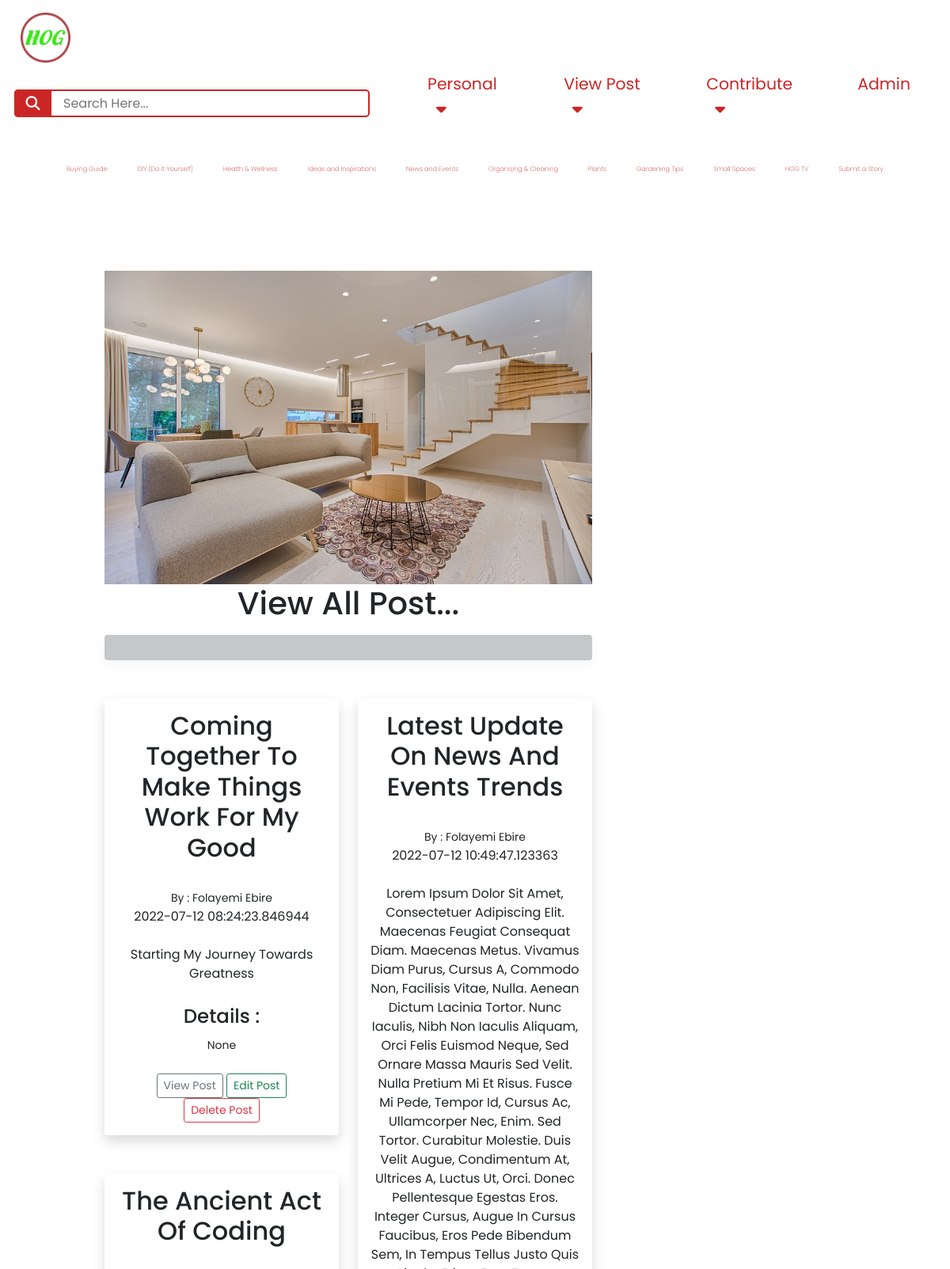
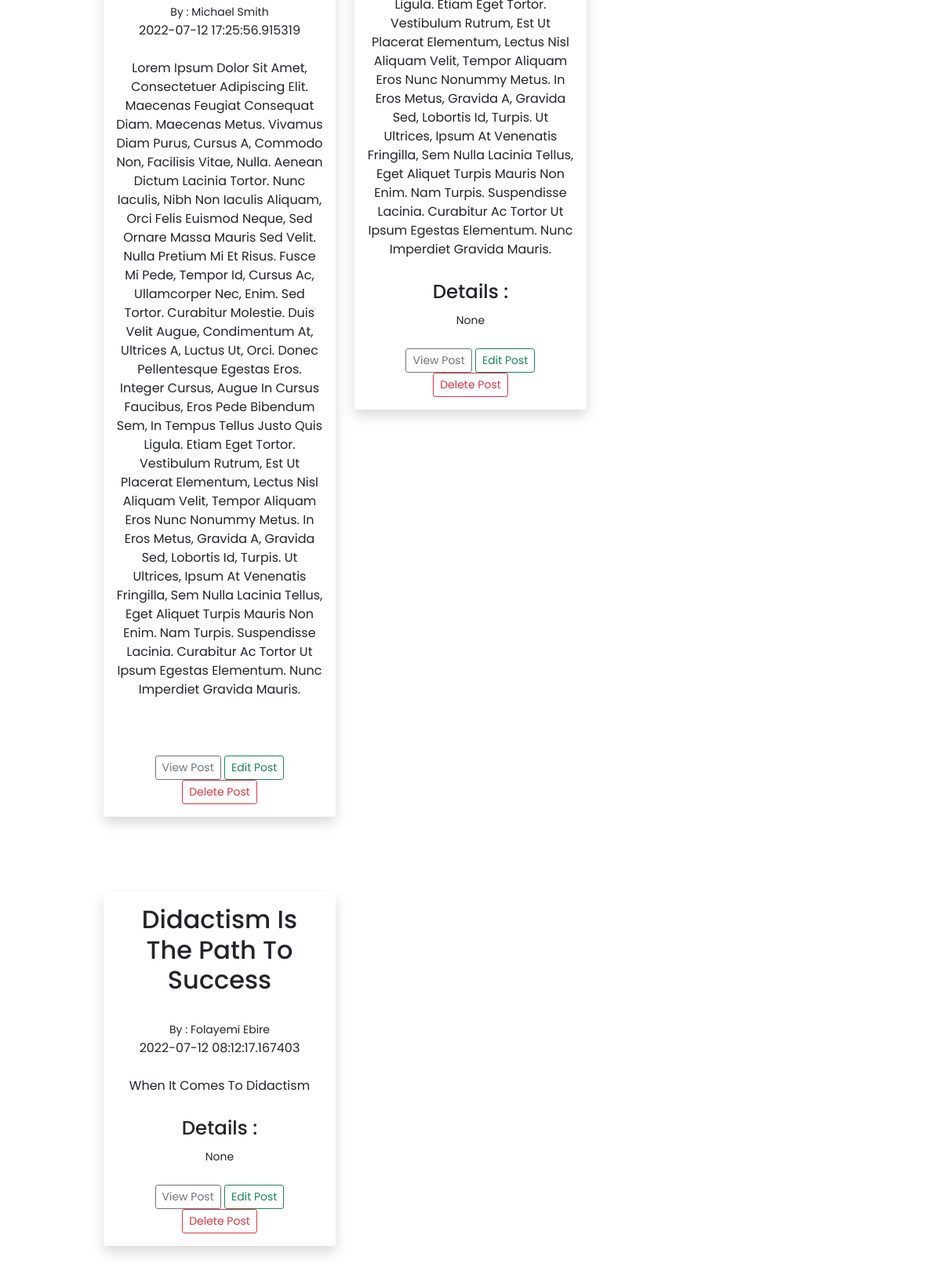
The app's page /all-post (signed in, upper part) with its own data (2 pictures, top to bottom).
### app.py (models this page shows, shortened)
class Posts(db.Model):
	id = db.Column(db.Integer, primary_key=True)
	title = db.Column(db.String(255))
	file = db.Column(db.String(), nullable=False)
	alt = db.Column(db.String(100))
	content = db.Column(db.Text)
	date_posted = db.Column(db.DateTime, default=datetime.utcnow)
	slug = db.Column(db.String(255))
	poster_id = db.Column(db.Integer, db.ForeignKey('users.id'))

class Users(db.Model, UserMixin):
	id = db.Column(db.Integer, primary_key=True)
	username = db.Column(db.String(20), nullable=False, unique=True)
	name = db.Column(db.String(200), nullable=False)
	about_author = db.Column(db.Text(500), nullable=True)
	email = db.Column(db.String(200), nullable=False, unique=True)
	date_added = db.Column(db.DateTime, default=datetime.utcnow)
	profile_pic = db.Column(db.String(), nullable=True)
	password_hash = db.Column(db.String(128))
	posts = db.relationship('Posts', backref='poster')
	businesses = db.relationship('Businesses', backref='poster')
	designs = db.relationship('Designs', backref='poster')
	finances = db.relationship('Finances', backref='poster')
	essays = db.relationship('Essays', backref='poster')
	greens = db.relationship('Greens', backref='poster')
	healths = db.relationship('Healths', backref='poster')
	ideas = db.relationship('Ideas', backref='poster')
	advertones = db.relationship('Advertones', backref='poster')
	adverttwos = db.relationship('Adverttwos', backref='poster')
	advertthrees = db.relationship('Advertthrees', backref='poster')
	advertfours = db.relationship('Advertfours', backref='poster')
	communities = db.relationship('Communities', backref='poster')
	@property
	def password(self):
		raise AttributeError(' Password Not A Readable Attribute !!! ')

class Businesses(db.Model):
	id = db.Column(db.Integer, primary_key=True)
	title = db.Column(db.String(255))
	file = db.Column(db.String(), nullable=True)
	alt = db.Column(db.String(100))
	content = db.Column(db.Text)
	date_posted = db.Column(db.DateTime, default=datetime.utcnow)
	slug = db.Column(db.String(255))
	poster_id = db.Column(db.Integer, db.ForeignKey('users.id'))

class Finances(db.Model):
	id = db.Column(db.Integer, primary_key=True)
	title = db.Column(db.String(255))
	file = db.Column(db.String(), nullable=True)
	alt = db.Column(db.String(100))
	content = db.Column(db.Text)
	date_posted = db.Column(db.DateTime, default=datetime.utcnow)
	slug = db.Column(db.String(255))
	poster_id = db.Column(db.Integer, db.ForeignKey('users.id'))

### app.py (the view)
@app.route("/all-post")
@login_required
def all_post():
	posts = Posts.query.order_by(Posts.date_posted)
	businesses = Businesses.query.order_by(Businesses.date_posted)
	designs = Designs.query.order_by(Designs.date_posted)
	essays = Essays.query.order_by(Essays.date_posted)
	finances = Finances.query.order_by(Finances.date_posted)
	greens = Greens.query.order_by(Greens.date_posted)
	healths = Healths.query.order_by(Healths.date_posted)
	ideas = Ideas.query.order_by(Ideas.date_posted)
	id = current_user.id
	if id == 1:
		return render_template("all_post.html",
			posts=posts,
			businesses=businesses,
			designs=designs,
			essays=essays,
			finances=finances,
			greens=greens,
			healths=healths,
			ideas=ideas)
	else:
		flash("Sorry you have to be an Logged in to access this page")
		return redirect(url_for('index'))

### webforms.py
class SearchForm(FlaskForm):
	searched = StringField("Searched", validators=[DataRequired()])
	submit = SubmitField("Submit")

### app.py (called while the page is built)
@login_manager.user_loader
def load_user(user_id):
	return Users.query.get(int(user_id))

@app.context_processor
def base():
	form = SearchForm()
	return dict(form=form)

### templates/all_post.html (shortened to what this page needs)
{% extends 'base.html' %}
{% block content %}
	<section class="home" id="home">
		<div class="home-text container">
			<h2 class="home-title logo">Home Office <span> Garden </span></h2>
			<span class="home-subtitle"> Welcome to the Design of a Life-Time </span>
		</div>
	</section>
	<br/>
    <br/>
    <br/>
    <div class="container">
    	<div class="row">
    		<div class="col-md-8">
    			<div class="transmission">
    				<img src=" {{ url_for('static', filename= 'images/hog5.jpg') }} " width="100%" >
    			</div>
    			<div class='trans'>
    				<h1><center>View <span>All Post...</span></center></h1>
    				<hr class="shadow p-3 mb-5 bg-dark rounded">
    			</div>
    			<div class="row">
    				<div class="col-6">
    					{% for post in posts %}
	    					<div class="shadow p-3 mb-5 bg-body rounded">
	    						<h2>{{ post.title | title }}</h2>
	    						<br/>
	    						<small> By : {{ post.poster.name }}</small>
	    						<br/>
	    						{{ post.date_posted }}
	    						<br/>
	    						<br/>
	    						{{ post.slug | safe | title }}
	    						<br/>
	    						<br/>
	    						{% if post.poster.about_author %}
	    							<h3><small> Details :</h3> {{ post.poster.about_author }} </small>
	    						{% endif %}
	    						<br/>
	    						<br/>
	    						<a href="{{ url_for('post', id=post.id) }}" class="btn btn-outline-secondary btn-sm"> View Post </a>
	    						{% if post.poster_id == current_user.id or current_user.id == 1 %}
	    							<a href="{{ url_for('edit_post', id=post.id) }}" class="btn btn-outline-success btn-sm"> Edit Post </a>
	    							<a href="{{ url_for('delete_post', id=post.id) }}" class="btn btn-outline-danger btn-sm"> Delete Post </a>
	    						{% endif %}
	    					</div>
	    				{% endfor%}
    				</div>
    				<div class="col-6">
    					{% for business in businesses %}
	    					<div class="shadow p-3 mb-5 bg-body rounded">
	    						<h2>{{ business.title | title }}</h2>
	    						<br/>
	    						<small> By : {{ business.poster.name }}</small>
	    						<br/>
	    						{{ business.date_posted }}
	    						<br/>
	    						<br/>
	    						{{ business.slug | safe | title }}
	    						<br/>
	    						<br/>
	    						{% if business.poster.about_author %}
	    							<h3><small> Details :</h3> {{ business.poster.about_author }} </small>
	    						{% endif %}
	    						<br/>
	    						<br/>
	    						<a href="{{ url_for('business', id=business.id) }}" class="btn btn-outline-secondary btn-sm"> View Post </a>
	    						{% if business.poster_id == current_user.id or current_user.id == 1 %}
	    							<a href="{{ url_for('edit_business', id=business.id) }}" class="btn btn-outline-success btn-sm"> Edit Post </a>
	    							<a href="{{ url_for('delete_business', id=business.id) }}" class="btn btn-outline-danger btn-sm"> Delete Post </a>
	    						{% endif %}
	    					</div>
	    				{% endfor%}
    				</div>
    			</div>
    			<br/>
    			<br/>
    			<div class="row">
    				<div class="col-6">
    					{% for finance in finances %}
	    					<div class="shadow p-3 mb-5 bg-body rounded">
	    						<h2>{{ finance.title | title }}</h2>
	    						<br/>
	    						<small> By : {{ finance.poster.name }}</small>
	    						<br/>
	    						{{ finance.date_posted }}
	    						<br/>
	    						<br/>
	    						{{ finance.slug | safe | title }}
	    						<br/>
	    						<br/>
	    						{% if finance.poster.about_author %}
	    							<h3><small> Details :</h3> {{ finance.poster.about_author }} </small>
	    						{% endif %}
	    						<br/>
	    						<br/>
	    						<a href="{{ url_for('finance', id=finance.id) }}" class="btn btn-outline-secondary btn-sm"> View Post </a>
	    						{% if finance.poster_id == current_user.id or current_user.id == 1 %}
	    							<a href="{{ url_for('edit_finance', id=finance.id) }}" class="btn btn-outline-success btn-sm"> Edit Post </a>
	    							<a href="{{ url_for('delete_business', id=finance.id) }}" class="btn btn-outline-danger btn-sm"> Delete Post </a>
	    						{% endif %}
	    					</div>
	    				{% endfor%}
	    			</div>
	    		</div>
	    	</div>
	    	<br/>
	    	<br/>
      </div>
    <br/>
    <br/>
    <br/>
    <br/>
  <br/>
  <br/>
  <br/>
  <br/>
  <br/>
  <br/>
	<br/>
	<br/>
	<br/>
	<br/>
{% endblock %}

### templates/base.html (shortened to what this page needs)
<!DOCTYPE html>
<html lang="en">
  <head>
    <link href="https://cdn.jsdelivr.net/npm/bootstrap@5.0.2/dist/css/bootstrap.min.css" rel="stylesheet">
    <link rel="stylesheet" href="path/to/font-awesome/css/font-awesome.min.css">
    <link rel="stylesheet" href="https://cdnjs.cloudflare.com/ajax/libs/font-awesome/6.1.1/css/all.min.css">
    <link href="{{ url_for('static', filename='css/style.css') }}" rel="stylesheet">
    <link
      href="https://unpkg.com/boxicons@2.1.2/css/boxicons.min.css"
      rel="stylesheet"
    />
  </head>
  <body>
  	{% include "navbar.html" %}
        {% block content %}
        {% endblock %}
  </body>
</html>

### templates/navbar.html (shortened to what this page needs)
<nav class="navbar">
  <a href="{{ url_for('index') }}"><img src="{{ url_for('static', filename= 'images/hog_image.png') }}" class="hog-img"></a>
  <ul class="nav-links">
    <div class="search-form">
      <form method="POST" action=" {{ url_for('search')}}">
        <div class="row">
          <input type="search" name="searched" placeholder="Search Here...">
          <i class="fas fa-search"></i>
        </div>
      </form>
    </div>
    {% if current_user.is_authenticated %}
      <li class="drop-nav"><a href="{{ url_for('dashboard') }}"><p>Personal &nbsp;&nbsp;<i class="fa fa-caret-down" aria-hidden="true"></i></p></a>
      </li>
        <li class="drop-nav"><a href="{{ url_for('contribute') }}"><p>View Post &nbsp;&nbsp;<i class="fa fa-caret-down" aria-hidden="true"></i></p></a>
        </li>
        <li class="drop-nav"><a href="{{ url_for('contribute') }}"><p>Contribute &nbsp;&nbsp;<i class="fa fa-caret-down" aria-hidden="true"></i></p></a>
        </li>
        {% if current_user.id == 1 %}
          <li class="drop-nav"><a href="{{ url_for('admin') }}"><p>Admin &nbsp;&nbsp;</p></a></li>
        {% endif %}
    {% endif %}
  </ul>
  <div class="post-filter container-container">
    <a href="{{ url_for('finances') }}" class="filter-item"> Buying Guide</a></li>
    <a href="{{ url_for('essays') }}" class="filter-item"> DIY (Do It Yourself)</a></li>
    <a href="{{ url_for('healths') }}" class="filter-item"> Health & Wellness</a></li>
    <a href="{{ url_for('ideas') }}" class="filter-item"> Ideas and Inspirations</a></li>
    <a href="{{ url_for('businesses') }}" class="filter-item"> News and Events</a></li>
    <a href="{{ url_for('organises') }}" class="filter-item"> Organising & Cleaning</a></li>
    <a href="{{ url_for('greens') }}" class="filter-item"> Plants</a></li>
    <a href="{{ url_for('posts') }}" class="filter-item"> Gardening Tips</a></li>
    <a href="{{ url_for('designs') }}" class="filter-item"> Small Spaces</a></li>
    <a href="{{ url_for('contribute') }}" class="filter-item"> HOG TV</a></li>
    <a href="{{ url_for('contribute') }}" class="filter-item"> Submit a Story</a></li>
  </div>
</nav>

### static/css/style.css (style rules this page uses)
* { font-family: 'poppins', sans-serif; margin: 0; padding: 0; scroll-behavior: smooth; scroll-padding-top: 2rem; box-sizing: border-box; }
:root { --container-color: #1a1a1a; --second-color: #fd8f44; --text-color: #172317; --bg-color: #fff; --primary-color: #968f8f; --tertiary-color: #8E1509; --hog-color: #47820F; --menu-color: #CB2626; --snowsmoke: #f88f8f; --creamsmoke: #ffff8f; --lightcream: #f00f8f; }
.post-filter { background-position: center; background-size: cover; display: flex; justify-content: center; align-items: flex-end; column-gap: 0.5rem; margin-top: 0.5rem !important; }
.container-container { width: 100%; margin: auto; text-align: center; padding-top: 10px; }
.post-filter a { text-decoration: none; color: var(--menu-color); }
.filter-item { font-size: 0.8rem; font-weight: 200; }
.hog-img { width: 75px; max-width: 100%; }
nav { position: fixed; top: 0; left: 0; width: 100%; z-index: 200; }
.navbar { position: fixed; top: 0; left: 0; display: flex; width: 100%; justify-content: space-between; padding: 10px; background: var(--bg-color); }
.nav-links { display: flex; align-items: center; }
.nav-links li { margin: 0 20px; }
.nav-links li a { text-decoration: none; font-size: 1.7vmin; color: var(--menu-color); }
a { text-decoration: none; }
.nav-links { list-style: none; }
body , html { overflow-x: hidden; }
.search-form { width: 800px; border-radius: 10px; }
.search-form form { padding: 20px 50px 5px 20px; border-bottom-right-radius: 10px; border-bottom-left-radius: 10px; }
.search-form form .row { height: 45px; margin-bottom: 15px; position: relative; }
.search-form form .row input { height: 100%; width: 100%; padding-left: 60px; outline: none; border-radius: 5px; border: 2px solid var(--menu-color); font-size: 16px; }
.search-form form .row i { position: absolute; width: 47px; height: 100%; color: var(--bg-color); font-size: 18px; background: var(--menu-color); display: flex; align-items: center; justify-content: center; border-radius: 5px 0 0 5px; }
nav ul { float: left; padding: 0; margin: 0; list-style: none; position: relative; }
nav ul li { margin: 0px; display: inline-block; float: left; background-color: var(--bg-color); }
nav a { display: block; padding: 5px 15px; color: var(--menu-color); font-size: 12px; text-decoration: none; line-height: 32px; }
.container { width: 80%; margin: auto; text-align: center; padding-top: 100px; }
@media only screen and (max-width: 1280px) { .hog-img { width: 65px; max-width: 100%; } }
@media only screen and (max-width: 1280px) { .filter-item { font-size: 0.5rem; } }
@media only screen and (max-width: 1280px) { .search-form { width: 550px; border-radius: 10px; } }
@media only screen and (max-width: 1280px) { .search-form form .row { height: 35px; } }

### records on screen
Posts: title "Coming Together To Make Things Work For My Good", poster.name "Folayemi Ebire", date_posted "2022-07-12 08:24:23.846944", slug "Starting My Journey Towards Greatness", poster.about_author "None"
Posts: title "The Ancient Act Of Coding", poster.name "Michael Smith", date_posted "2022-07-12 17:25:56.915319", slug "Lorem Ipsum Dolor Sit Amet, Consectetuer Adipiscing Elit. Maecenas Feugiat Consequat Diam. Maecenas Metus. Vivamus Diam Purus, Cursus A, Commodo Non, Facilisis Vitae, Nulla. Aenean Dictum Lacinia Tortor. Nunc Iaculis, Nibh Non Iaculis Aliquam, Orci Felis Euismod Neque, Sed Ornare Massa Mauris Sed Velit. Nulla Pretium Mi Et Risus. Fusce Mi Pede, Tempor Id, Cursus Ac, Ullamcorper Nec, Enim. Sed Tortor. Curabitur Molestie. Duis Velit Augue, Condimentum At, Ultrices A, Luctus Ut, Orci. Donec Pellentesque Egestas Eros. Integer Cursus, Augue In Cursus Faucibus, Eros Pede Bibendum Sem, In Tempus Tellus Justo Quis Ligula. Etiam Eget Tortor. Vestibulum Rutrum, Est Ut Placerat Elementum, Lectus Nisl…"
Businesses: title "Latest Update On News And Events Trends", poster.name "Folayemi Ebire", date_posted "2022-07-12 10:49:47.123363", slug "Lorem Ipsum Dolor Sit Amet, Consectetuer Adipiscing Elit. Maecenas Feugiat Consequat Diam. Maecenas Metus. Vivamus Diam Purus, Cursus A, Commodo Non, Facilisis Vitae, Nulla. Aenean Dictum Lacinia Tortor. Nunc Iaculis, Nibh Non Iaculis Aliquam, Orci Felis Euismod Neque, Sed Ornare Massa Mauris Sed Velit. Nulla Pretium Mi Et Risus. Fusce Mi Pede, Tempor Id, Cursus Ac, Ullamcorper Nec, Enim. Sed Tortor. Curabitur Molestie. Duis Velit Augue, Condimentum At, Ultrices A, Luctus Ut, Orci. Donec Pellentesque Egestas Eros. Integer Cursus, Augue In Cursus Faucibus, Eros Pede Bibendum Sem, In Tempus Tellus Justo Quis Ligula. Etiam Eget Tortor. Vestibulum Rutrum, Est Ut Placerat Elementum, Lectus Nisl…", poster.about_author "None"
Finances: title "Didactism Is The Path To Success", poster.name "Folayemi Ebire", date_posted "2022-07-12 08:12:17.167403", slug "When It Comes To Didactism", poster.about_author "None"
